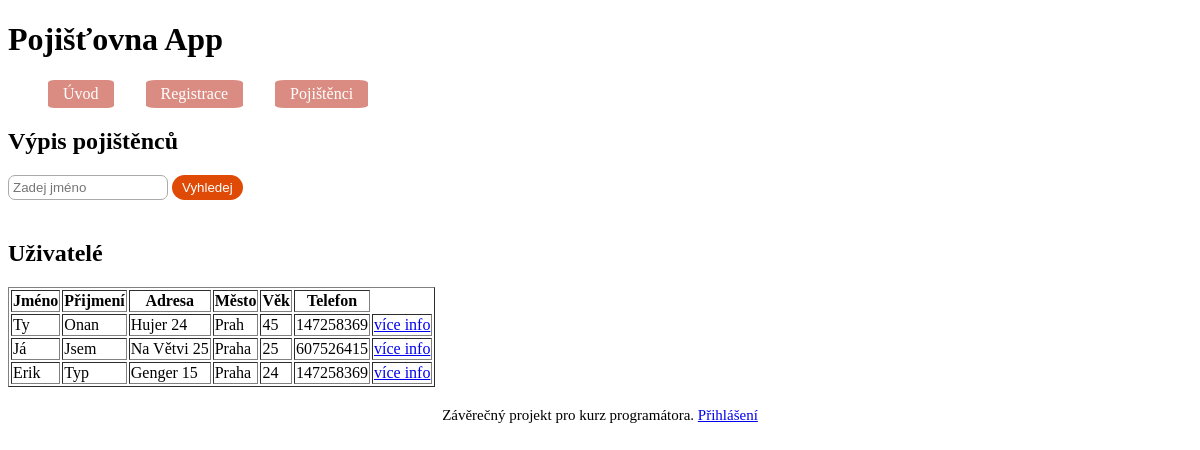
The page /insureds on the database its author committed.
### tables this page shows
CREATE TABLE `policyholder` (
  `policyholder_ID` int(11) NOT NULL,
  `name` varchar(60) NOT NULL,
  `surname` varchar(60) NOT NULL,
  `address` varchar(75) NOT NULL,
  `town` varchar(60) NOT NULL,
  `age` int(11) NOT NULL,
  `phone` int(11) NOT NULL,
  `password` varchar(60) NOT NULL,
  `admin` int(11) NOT NULL DEFAULT 0
);

### Controlers/RouterControler.php (called while the page is built, shortened)
<?php
class RouterControler extends Controler
{
    protected Controler $controler;
        private function camelCase(string $text) : string
        {
            $sentence = str_replace("-", " ", $text);
            $sentence = ucwords($sentence);
            $sentence = str_replace(" ", " ", $sentence);
            return $sentence;
        }
        private function parse(string $url) : array
        {
            $parseURL = parse_url($url);
            $parseURL["path"] = ltrim($parseURL["path"], "/");
            $parseURL["path"] = trim($parseURL["path"]);
            $dividePath = explode("/", $parseURL["path"]);
            return $dividePath;
        }
    public function work(array $parametrs) : void
    {
        $parseURL = $this->parse($parametrs[0]);
        $classControler = $this->camelCase(array_shift($parseURL)) . "Controler";
        if (file_exists("Controlers/" . $classControler . ".php")){
            $this->controler = new $classControler;
        }else {
            $this->redirect("error");
        }
        $this->controler->work($parseURL);
        $this->view = "layout";
    }
}

### index.php (called while the page is built, shortened)
<?php
$router = new RouterControler();
$router->work(array($_SERVER['REQUEST_URI']));
$router-> writeView();
?>

### Controlers/InsuredsControler.php (called while the page is built, shortened)
<?php
class InsuredsControler extends Controler
{
    public function work(array $parameters) : void {
        $DBusers = new Db();
        if (!empty($_POST["list"])) {
            $users=[$DBusers->returnUser($_POST["list"])];
            if (!$users[0]){
                $users=[];
            }
        } else {
            $users=$DBusers->returnUsers();
        }
         $this->view = "insureds";
    }
}

### Models/Db.php (called while the page is built, shortened)
<?php
class Db
{
    private static PDO $connection;
    private static array $setUp = array (
        PDO::ATTR_ERRMODE => PDO::ERRMODE_EXCEPTION,
        PDO::MYSQL_ATTR_INIT_COMMAND => "SET NAMES utf8",
        PDO::ATTR_EMULATE_PREPARES => false,
    );
    public static function connect(string $host, string $user, string $password, string $database)
    {
        if (!isset(self::$connection))
        {
            self::$connection = @new PDO(
            "mysql:host=$host;dbname=$database",
            $user,
            $password,
            self::$setUp
            );
        }
    }
    public function listUsers(string $sql,array $parameters = array ())
    {
        $dotaz = self::$connection->prepare($sql);
        $dotaz->execute($parameters);
        return $dotaz->fetchAll();
    }
    public function returnUsers () : array
    {
        return Db::listUsers('
        SELECT `policyholder_ID`, `name`, `surname`, `address`, `town`, `age`, `phone`
        FROM `policyholder`
        ORDER BY `policyholder_ID`
        ');
    }
}

### Views/insureds.phtml (the view, shortened to what this page needs)
<h1>Výpis pojištěnců</h1>
<form method="POST">
    <input type="text" name="list" placeholder="Zadej jméno" required>
    <input type="submit" value="Vyhledej">
</form>
<?php
echo('<h2>Uživatelé</h2><table border="1">');
echo ('<tr>
<th>Jméno</th>
<th>Přijmení</th>
<th>Adresa</th>
<th>Město</th>
<th>Věk</th>
<th>Telefon</th>
</tr>');
?>
<?php foreach ($users as $user){
    echo('<tr><td>' .  htmlspecialchars($user['name']));
    echo('</td><td>' . htmlspecialchars($user['surname']));
    echo('</td><td>' . htmlspecialchars($user['address']));
    echo('</td><td>' . htmlspecialchars($user['town']));
    echo('</td><td>' . htmlspecialchars($user['age']));
    echo('</td><td>' . htmlspecialchars($user['phone']));
    echo('</td><td>' . '<a href="user?id=' . $user['policyholder_ID'] . '"> více info </a>');
    echo('</td></tr>');
}
echo('</table>');
?>

### Controlers/Controler.php (shortened to what this page needs)
<?php
abstract class Controler
{
    protected string $view = "";
    public function writeView() : void
    {
        if ($this->view) {
            require("Views/" . $this->view . ".phtml");
        }
    }
}

### Views/layout.phtml (shortened to what this page needs)
<!DOCTYPE html>
<html lang="cs-cz">
<head>
    <link rel="stylesheet" href="../style.css" type="text/css">
</head>
<body>
    <header>
        <h1>Pojišťovna App</h1>
    </header>
    <nav>
        <ul>
            <li><a href="welcome">Úvod</a></li>
            <li><a href="form">Registrace</a></li>
            <li><a href="insureds">Pojištěnci</a></li>
        </ul>
    </nav>
    <article>
        <?php $this->controler->writeView(); ?>
    </article>
    <footer>
        Závěrečný projekt pro kurz programátora.
        <a href="login">Přihlášení</a>
    </footer>
</body>
</html>

### style.css (style rules this page uses)
nav ul { display: flex; flex-direction: row; list-style-type: none; gap: 2em; }
nav ul li { background-color: rgb(219, 140, 130); padding: 5px; border-radius: 10%; }
input[type="submit"] { background: #df4b06; color: white; padding: 5px 10px; border-radius: 15px; border: 0px; margin-bottom: 20px; }
input[type="text"], input[type="email"], input[type="password"], [type="number"] { width: 150px; border-radius: 7px; border: 1px solid #aaaaaa; padding: 0.3em; }
footer { font-size: 15px; text-align: center; padding-top: 20px; }
nav a { color: white; padding: 5px 10px; border-radius: 10px; text-decoration: none; border: none; cursor: pointer; }

### rows shown on the page
policyholder: name "Ty", surname "Onan", address "Hujer 24", town "Prah", age "45", phone "147258369"
policyholder: name "Já", surname "Jsem", address "Na Větvi 25", town "Praha", age "25", phone "607526415"
policyholder: name "Erik", surname "Typ", address "Genger 15", town "Praha", age "24", phone "147258369"
